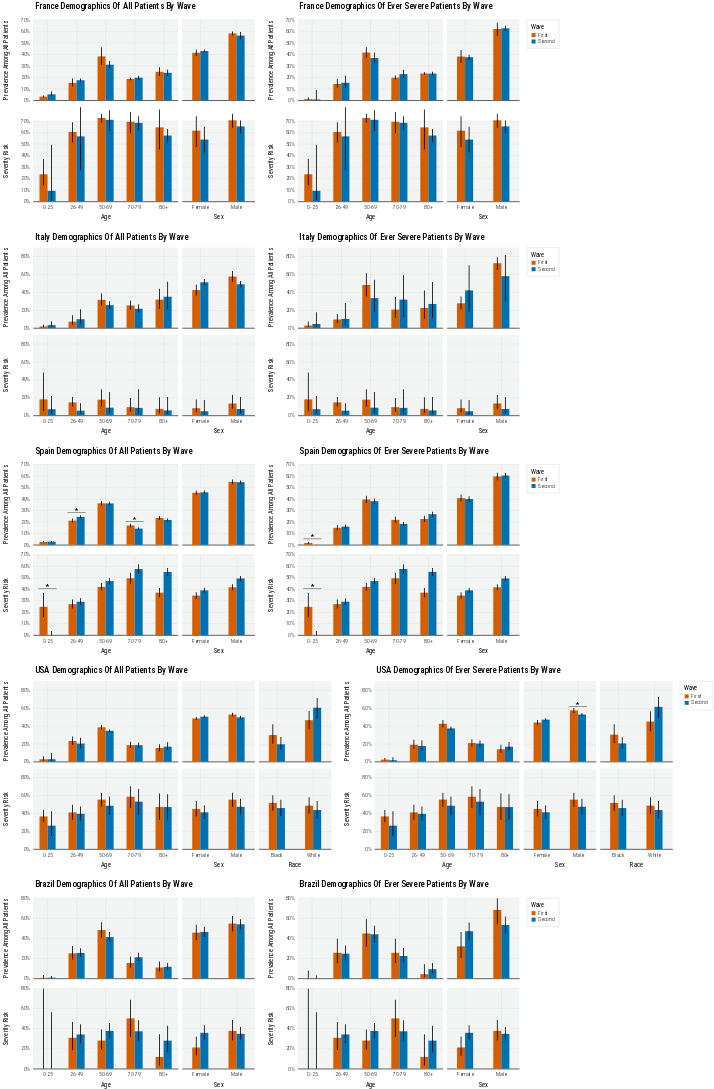

Notebook cell for this chart:
### Code cell
i = 0

# DEBUG
# pdf = df_country[(df_country.effect_size == 'prevalence') & (df_country.severity == 'all')].copy()
# sdf = df_country[df_country.effect_size == 'severity_risk'].copy().drop(columns=['x', 'n' , 'severity', 'effect_size']).rename(columns={'pp': 'pp_severity_risk', 'sig': 'sig_severity_risk', 'ci_l': 'ci_l_severity_risk', 'ci_u': 'ci_u_severity_risk'})
# # print(pdf.head())
# # print(sdf.head())
# pdf = pdf.set_index(['wave', 'group', 'country'])
# sdf = sdf.set_index(['wave', 'group', 'country'])
# df_country_ = pd.concat([pdf, sdf], axis=1).reset_index().copy()
# df_country_

for country in df.country.unique().tolist():
    if country == 'GERMANY':
        continue
    
    ranges = {
        "FRANCE": [0.7, 6000, 1],
        "ITALY": [0.9, 2500, 0.5],
        "SPAIN": [0.7, 2000, 0.6],
        "USA": [0.9, 12500, 0.8],
        "BRAZIL": [0.8, 200, 1]
    }[country]
    
    df_country = df[df.country == country]

    j = 0
    
    for patient_group in ['all', 'severe']:
        pdf = df_country[(df_country.effect_size == 'prevalence') & (df_country.severity == patient_group)].copy()
        sdf = df_country[df_country.effect_size == 'severity_risk'].copy().drop(columns=['x', 'n' , 'severity', 'effect_size']).rename(columns={'pp': 'pp_severity_risk', 'sig': 'sig_severity_risk', 'ci_l': 'ci_l_severity_risk', 'ci_u': 'ci_u_severity_risk'})

        pdf = pdf[pdf.group != 'Other']
        sdf = sdf[sdf.group != 'Other']
        
        pdf = pdf.set_index(['wave', 'group', 'country'])
        sdf = sdf.set_index(['wave', 'group', 'country'])

        df_country_ = pd.concat([pdf, sdf], axis=1).reset_index().copy()
        
        # print(df_country_)
        
        if j == 0:
            plot = FUNC_DEMOGRAPHICS_BY_WAVE(df_country_, race=True if country == 'USA' else False, country=country if country == 'USA' else country.capitalize(), patient_group=patient_group, ranges=ranges)
        else:
            plot = alt.hconcat(
                plot,
                FUNC_DEMOGRAPHICS_BY_WAVE(df_country_, race=True if country == 'USA' else False, country=country if country == 'USA' else country.capitalize(), patient_group=patient_group, ranges=ranges),
                spacing=30
            )
        j+=1
        
    if i == 0:
        view = plot.copy()
    else:
        view = alt.vconcat(
            view, 
            plot,
            spacing=30
        ).resolve_scale(color='independent')
    i+=1
#     if i == 1: 
#         break
        
view = apply_theme(
    view,
    axis_y_title_font_size=16,
    title_anchor='start',
    legend_orient='right'
)

view

# sdf
